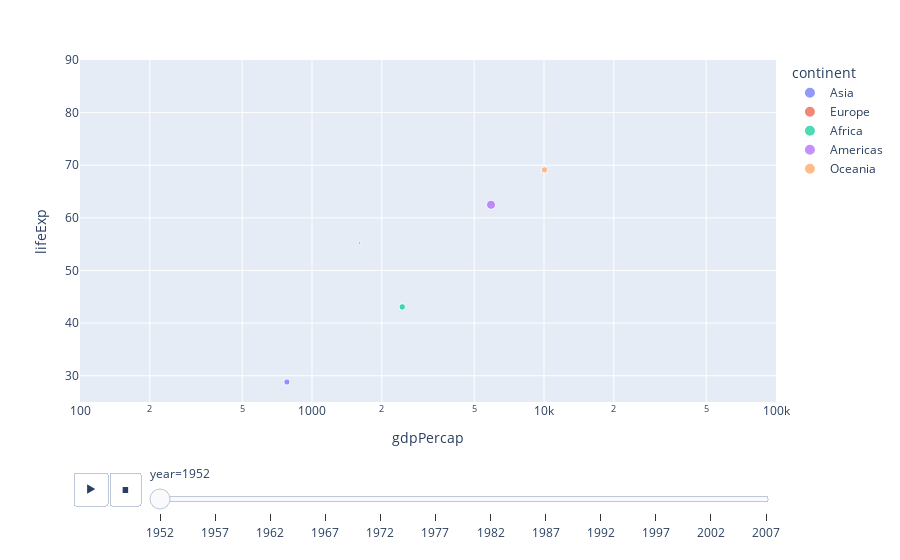

Notebook code for this chart:
### Code cell
import plotly.express as px
df = px.data.gapminder()
px.scatter(df, x="gdpPercap", y="lifeExp", animation_frame="year", animation_group="country",
           size="pop", color="continent", hover_name="country",
           log_x=True, size_max=55, range_x=[100,100000], range_y=[25,90])

### Figure 1 — Plotly figure (JSON) as saved in the notebook; plotly's stock layout.template omitted (floating-point values rounded to 4 significant figures)
{"data": [{"hovertemplate": "<b>%{hovertext}</b><br><br>continent=Asia<br>year=1952<br>gdpPercap=%{x}<br>lifeExp=%{y}<br>pop=%{marker.size}<extra></extra>", "hovertext": ["Afghanistan", "Bahrain", "Bangladesh", "Cambodia", "China", "Hong Kong, China", "India", "Indonesia", "Iran", "Iraq", "Israel", "Japan", "Jordan", "Korea, Dem. Rep.", "Korea, Rep.", "Kuwait", "Lebanon", "Malaysia", "Mongolia", "Myanmar", "Nepal", "Oman", "Pakistan", "Philippines", "Saudi Arabia", "Singapore", "Sri Lanka", "Syria", "Taiwan", "Thailand", "Vietnam", "West Bank and Gaza", "Yemen, Rep."], "ids": ["Asia", "Asia", "Asia", "Asia", "Asia", "Asia", "Asia", "Asia", "Asia", "Asia", "Asia", "Asia", "Asia", "Asia", "Asia", "Asia", "Asia", "Asia", "Asia", "Asia", "Asia", "Asia", "Asia", "Asia", "Asia", "Asia", "Asia", "Asia", "Asia", "Asia", "Asia", "Asia", "Asia"], "legendgroup": "Asia", "marker": {"color": "#636efa", "size": [8425333, 120447, 46886859, 4693836, 556263527, 2125900, 372000000, 82052000, 17272000, 5441766, 1620914, 86459025, 607914, 8865488, 20947571, 160000, 1439529, 6748378, 800663, 20092996, 9182536, 507833, 41346560, 22438691, 4005677, 1127000, 7982342, 3661549, 8550362, 21289402, 26246839, 1030585, 4963829], "sizemode": "area", "sizeref": 435900.0, "symbol": "circle"}, "mode": "markers", "name": "Asia", "orientation": "v", "showlegend": true, "type": "scatter", "x": [779.4, 9867.0, 684.2, 368.5, 400.4, 3054.0, 546.6, 749.7, 3035.0, 4130.0, 4087.0, 3217.0, 1547.0, 1088.0, 1031.0, 108400.0, 4835.0, 1831.0, 786.6, 331, 545.9, 1828.0, 684.6, 1273.0, 6460.0, 2315.0, 1084.0, 1643.0, 1207.0, 757.8, 605.1, 1516.0, 781.7], "xaxis": "x", "y": [28.8, 50.94, 37.48, 39.42, 44, 60.96, 37.37, 37.47, 44.87, 45.32, 65.39, 63.03, 43.16, 50.06, 47.45, 55.56, 55.93, 48.46, 42.24, 36.32, 36.16, 37.58, 43.44, 47.75, 39.88, 60.4, 57.59, 45.88, 58.5, 50.85, 40.41, 43.16, 32.55], "yaxis": "y"}, {"hovertemplate": "<b>%{hovertext}</b><br><br>continent=Europe<br>year=1952<br>gdpPercap=%{x}<br>lifeExp=%{y}<br>pop=%{marker.size}<extra></extra>", "hovertext": ["Albania", "Austria", "Belgium", "Bosnia and Herzegovina", "Bulgaria", "Croatia", "Czech Republic", "Denmark", "Finland", "France", "Germany", "Greece", "Hungary", "Iceland", "Ireland", "Italy", "Montenegro", "Netherlands", "Norway", "Poland", "Portugal", "Romania", "Serbia", "Slovak Republic", "Slovenia", "Spain", "Sweden", "Switzerland", "Turkey", "United Kingdom"], "ids": ["Europe", "Europe", "Europe", "Europe", "Europe", "Europe", "Europe", "Europe", "Europe", "Europe", "Europe", "Europe", "Europe", "Europe", "Europe", "Europe", "Europe", "Europe", "Europe", "Europe", "Europe", "Europe", "Europe", "Europe", "Europe", "Europe", "Europe", "Europe", "Europe", "Europe"], "legendgroup": "Europe", "marker": {"color": "#EF553B", "size": [1282697, 6927772, 8730405, 2791000, 7274900, 3882229, 9125183, 4334000, 4090500, 42459667, 69145952, 7733250, 9504000, 147962, 2952156, 47666000, 413834, 10381988, 3327728, 25730551, 8526050, 16630000, 6860147, 3558137, 1489518, 28549870, 7124673, 4815000, 22235677, 50430000], "sizemode": "area", "sizeref": 435900.0, "symbol": "circle"}, "mode": "markers", "name": "Europe", "orientation": "v", "showlegend": true, "type": "scatter", "x": [1601.0, 6137.0, 8343.0, 973.5, 2444.0, 3119.0, 6876.0, 9692.0, 6425.0, 7030.0, 7144.0, 3531.0, 5264.0, 7268.0, 5210.0, 4931.0, 2648.0, 8942.0, 10100.0, 4029.0, 3068.0, 3145.0, 3581.0, 5075.0, 4215.0, 3834.0, 8528.0, 14730.0, 1969.0, 9980.0], "xaxis": "x", "y": [55.23, 66.8, 68, 53.82, 59.6, 61.21, 66.87, 70.78, 66.55, 67.41, 67.5, 65.86, 64.03, 72.49, 66.91, 65.94, 59.16, 72.13, 72.67, 61.31, 59.82, 61.05, 58.0, 64.36, 65.57, 64.94, 71.86, 69.62, 43.59, 69.18], "yaxis": "y"}, {"hovertemplate": "<b>%{hovertext}</b><br><br>continent=Africa<br>year=1952<br>gdpPercap=%{x}<br>lifeExp=%{y}<br>pop=%{marker.size}<extra></extra>", "hovertext": ["Algeria", "Angola", "Benin", "Botswana", "Burkina Faso", "Burundi", "Cameroon", "Central African Republic", "Chad", "Comoros", "Congo, Dem. Rep.", "Congo, Rep.", "Cote d'Ivoire", "Djibouti", "Egypt", "Equatorial Guinea", "Eritrea", "Ethiopia", "Gabon", "Gambia", "Ghana", "Guinea", "Guinea-Bissau", "Kenya", "Lesotho", "Liberia", "Libya", "Madagascar", "Malawi", "Mali", "Mauritania", "Mauritius", "Morocco", "Mozambique", "Namibia", "Niger", "Nigeria", "Reunion", "Rwanda", "Sao Tome and Principe", "Senegal", "Sierra Leone", "Somalia", "South Africa", "Sudan", "Swaziland", "Tanzania", "Togo", "Tunisia", "Uganda", "Zambia", "Zimbabwe"], "ids": ["Africa", "Africa", "Africa", "Africa", "Africa", "Africa", "Africa", "Africa", "Africa", "Africa", "Africa", "Africa", "Africa", "Africa", "Africa", "Africa", "Africa", "Africa", "Africa", "Africa", "Africa", "Africa", "Africa", "Africa", "Africa", "Africa", "Africa", "Africa", "Africa", "Africa", "Africa", "Africa", "Africa", "Africa", "Africa", "Africa", "Africa", "Africa", "Africa", "Africa", "Africa", "Africa", "Africa", "Africa", "Africa", "Africa", "Africa", "Africa", "Africa", "Africa", "Africa", "Africa"], "legendgroup": "Africa", "marker": {"color": "#00cc96", "size": [9279525, 4232095, 1738315, 442308, 4469979, 2445618, 5009067, 1291695, 2682462, 153936, 14100005, 854885, 2977019, 63149, 22223309, 216964, 1438760, 20860941, 420702, 284320, 5581001, 2664249, 580653, 6464046, 748747, 863308, 1019729, 4762912, 2917802, 3838168, 1022556, 516556, 9939217, 6446316, 485831, 3379468, 33119096, 257700, 2534927, 60011, 2755589, 2143249, 2526994, 14264935, 8504667, 290243, 8322925, 1219113, 3647735, 5824797, 2672000, 3080907], "sizemode": "area", "sizeref": 435900.0, "symbol": "circle"}, "mode": "markers", "name": "Africa", "orientation": "v", "showlegend": true, "type": "scatter", "x": [2449.0, 3521.0, 1063.0, 851.2, 543.3, 339.3, 1173.0, 1071.0, 1179.0, 1103.0, 780.5, 2126.0, 1389.0, 2670.0, 1419.0, 375.6, 328.9, 362.1, 4293.0, 485.2, 911.3, 510.2, 299.9, 853.5, 298.8, 575.6, 2388.0, 1443.0, 369.2, 452.3, 743.1, 1968.0, 1688.0, 468.5, 2424.0, 761.9, 1077.0, 2719.0, 493.3, 879.6, 1450.0, 879.8, 1136.0, 4725.0, 1616.0, 1148.0, 716.7, 859.8, 1468.0, 734.8, 1147.0, 406.9], "xaxis": "x", "y": [43.08, 30.02, 38.22, 47.62, 31.98, 39.03, 38.52, 35.46, 38.09, 40.72, 39.14, 42.11, 40.48, 34.81, 41.89, 34.48, 35.93, 34.08, 37.0, 30, 43.15, 33.61, 32.5, 42.27, 42.14, 38.48, 42.72, 36.68, 36.26, 33.69, 40.54, 50.99, 42.87, 31.29, 41.73, 37.44, 36.32, 52.72, 40, 46.47, 37.28, 30.33, 32.98, 45.01, 38.63, 41.41, 41.22, 38.6, 44.6, 39.98, 42.04, 48.45], "yaxis": "y"}, {"hovertemplate": "<b>%{hovertext}</b><br><br>continent=Americas<br>year=1952<br>gdpPercap=%{x}<br>lifeExp=%{y}<br>pop=%{marker.size}<extra></extra>", "hovertext": ["Argentina", "Bolivia", "Brazil", "Canada", "Chile", "Colombia", "Costa Rica", "Cuba", "Dominican Republic", "Ecuador", "El Salvador", "Guatemala", "Haiti", "Honduras", "Jamaica", "Mexico", "Nicaragua", "Panama", "Paraguay", "Peru", "Puerto Rico", "Trinidad and Tobago", "United States", "Uruguay", "Venezuela"], "ids": ["Americas", "Americas", "Americas", "Americas", "Americas", "Americas", "Americas", "Americas", "Americas", "Americas", "Americas", "Americas", "Americas", "Americas", "Americas", "Americas", "Americas", "Americas", "Americas", "Americas", "Americas", "Americas", "Americas", "Americas", "Americas"], "legendgroup": "Americas", "marker": {"color": "#ab63fa", "size": [17876956, 2883315, 56602560, 14785584, 6377619, 12350771, 926317, 6007797, 2491346, 3548753, 2042865, 3146381, 3201488, 1517453, 1426095, 30144317, 1165790, 940080, 1555876, 8025700, 2227000, 662850, 157553000, 2252965, 5439568], "sizemode": "area", "sizeref": 435900.0, "symbol": "circle"}, "mode": "markers", "name": "Americas", "orientation": "v", "showlegend": true, "type": "scatter", "x": [5911.0, 2677.0, 2109.0, 11370.0, 3940.0, 2144.0, 2627.0, 5587.0, 1398.0, 3522.0, 3048.0, 2428.0, 1840.0, 2195.0, 2899.0, 3478.0, 3112.0, 2480.0, 1952.0, 3759.0, 3082.0, 3023.0, 13990.0, 5717.0, 7690.0], "xaxis": "x", "y": [62.48, 40.41, 50.92, 68.75, 54.74, 50.64, 57.21, 59.42, 45.93, 48.36, 45.26, 42.02, 37.58, 41.91, 58.53, 50.79, 42.31, 55.19, 62.65, 43.9, 64.28, 59.1, 68.44, 66.07, 55.09], "yaxis": "y"}, {"hovertemplate": "<b>%{hovertext}</b><br><br>continent=Oceania<br>year=1952<br>gdpPercap=%{x}<br>lifeExp=%{y}<br>pop=%{marker.size}<extra></extra>", "hovertext": ["Australia", "New Zealand"], "ids": ["Oceania", "Oceania"], "legendgroup": "Oceania", "marker": {"color": "#FFA15A", "size": [8691212, 1994794], "sizemode": "area", "sizeref": 435900.0, "symbol": "circle"}, "mode": "markers", "name": "Oceania", "orientation": "v", "showlegend": true, "type": "scatter", "x": [10040.0, 10560.0], "xaxis": "x", "y": [69.12, 69.39], "yaxis": "y"}], "layout": {"legend": {"itemsizing": "constant", "title": {"text": "continent"}, "tracegroupgap": 0}, "margin": {"t": 60}, "sliders": [{"active": 0, "currentvalue": {"prefix": "year="}, "len": 0.9, "pad": {"b": 10, "t": 60}, "steps": [{"args": [["1952"], {"frame": {"duration": 0, "redraw": false}, "fromcurrent": true, "mode": "immediate", "transition": {"duration": 0, "easing": "linear"}}], "label": "1952", "method": "animate"}, {"args": [["1957"], {"frame": {"duration": 0, "redraw": false}, "fromcurrent": true, "mode": "immediate", "transition": {"duration": 0, "easing": "linear"}}], "label": "1957", "method": "animate"}, {"args": [["1962"], {"frame": {"duration": 0, "redraw": false}, "fromcurrent": true, "mode": "immediate", "transition": {"duration": 0, "easing": "linear"}}], "label": "1962", "method": "animate"}, {"args": [["1967"], {"frame": {"duration": 0, "redraw": false}, "fromcurrent": true, "mode": "immediate", "transition": {"duration": 0, "easing": "linear"}}], "label": "1967", "method": "animate"}, {"args": [["1972"], {"frame": {"duration": 0, "redraw": false}, "fromcurrent": true, "mode": "immediate", "transition": {"duration": 0, "easing": "linear"}}], "label": "1972", "method": "animate"}, {"args": [["1977"], {"frame": {"duration": 0, "redraw": false}, "fromcurrent": true, "mode": "immediate", "transition": {"duration": 0, "easing": "linear"}}], "label": "1977", "method": "animate"}, {"args": [["1982"], {"frame": {"duration": 0, "redraw": false}, "fromcurrent": true, "mode": "immediate", "transition": {"duration": 0, "easing": "linear"}}], "label": "1982", "method": "animate"}, {"args": [["1987"], {"frame": {"duration": 0, "redraw": false}, "fromcurrent": true, "mode": "immediate", "transition": {"duration": 0, "easing": "linear"}}], "label": "1987", "method": "animate"}, {"args": [["1992"], {"frame": {"duration": 0, "redraw": false}, "fromcurrent": true, "mode": "immediate", "transition": {"duration": 0, "easing": "linear"}}], "label": "1992", "method": "animate"}, {"args": [["1997"], {"frame": {"duration": 0, "redraw": false}, "fromcurrent": true, "mode": "immediate", "transition": {"duration": 0, "easing": "linear"}}], "label": "1997", "method": "animate"}, {"args": [["2002"], {"frame": {"duration": 0, "redraw": false}, "fromcurrent": true, "mode": "immediate", "transition": {"duration": 0, "easing": "linear"}}], "label": "2002", "method": "animate"}, {"args": [["2007"], {"frame": {"duration": 0, "redraw": false}, "fromcurrent": true, "mode": "immediate", "transition": {"duration": 0, "easing": "linear"}}], "label": "2007", "method": "animate"}], "x": 0.1, "xanchor": "left", "y": 0, "yanchor": "top"}], "updatemenus": [{"buttons": [{"args": [null, {"frame": {"duration": 500, "redraw": false}, "fromcurrent": true, "mode": "immediate", "transition": {"duration": 500, "easing": "linear"}}], "label": "&#9654;", "method": "animate"}, {"args": [[null], {"frame": {"duration": 0, "redraw": false}, "fromcurrent": true, "mode": "immediate", "transition": {"duration": 0, "easing": "linear"}}], "label": "&#9724;", "method": "animate"}], "direction": "left", "pad": {"r": 10, "t": 70}, "showactive": false, "type": "buttons", "x": 0.1, "xanchor": "right", "y": 0, "yanchor": "top"}], "xaxis": {"anchor": "y", "domain": [0, 1], "range": [2, 5], "title": {"text": "gdpPercap"}, "type": "log"}, "yaxis": {"anchor": "x", "domain": [0, 1], "range": [25, 90], "title": {"text": "lifeExp"}}}}
